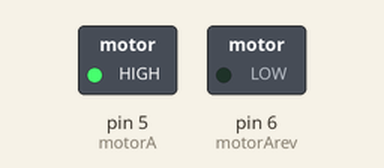
The sketch below on a simulated Arduino Uno, built with avr-gcc and run on an emulated ATmega328P. Parts: switched loads named in the sketch (green lamp = pin HIGH).

Above: at 2.5 s.
At 7.5 s:
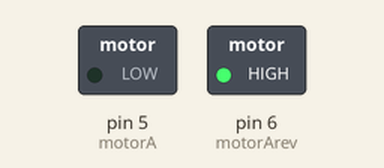
Timing chart, 0 to 13.0 s (numbered marks = the images above):
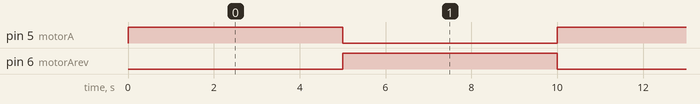

The sketch:

pUMP_TEST.ino
```cpp
const int motorA=5;
const int motorArev=6;

   void setup() {
  // put your setup code here, to run once:
   //Sets up motor inputs
    Serial.begin(9600);
    pinMode(5,OUTPUT );
    pinMode(6,OUTPUT);

}

void loop() {
//Turn motor clockwise for 2 seconds
digitalWrite(motorA,HIGH);
digitalWrite(motorArev,LOW);
delay(5000);
//Turn motor counter-clockwise for 2 seconds
digitalWrite(motorA,LOW);
digitalWrite(motorArev,HIGH);
delay(5000);
  }
```

Measured:
- by itself, pin 5 (motorA), pin 6 (motorArev): alternates HIGH for 5.0 s and LOW for 5.0 s
